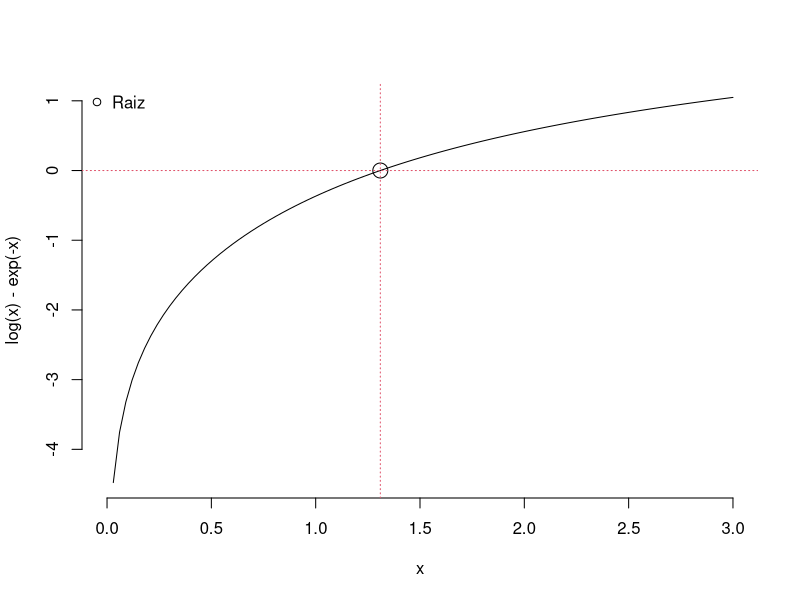
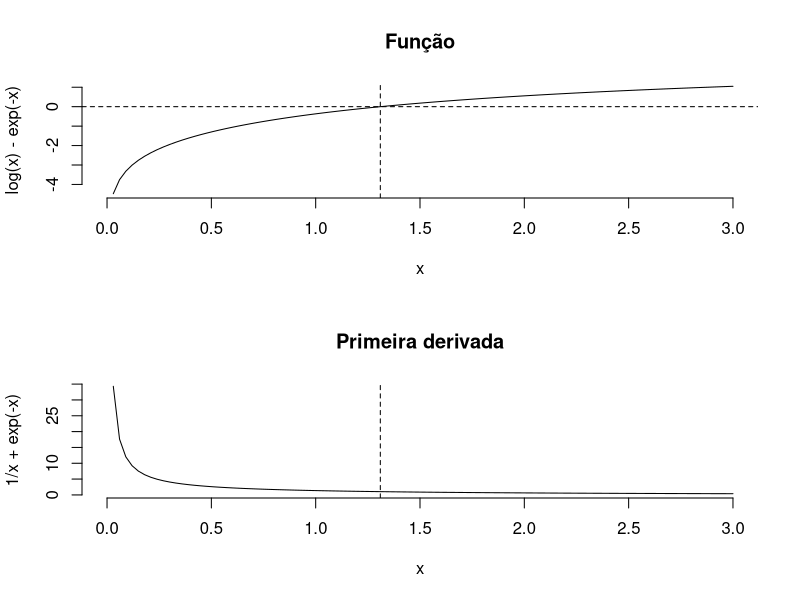
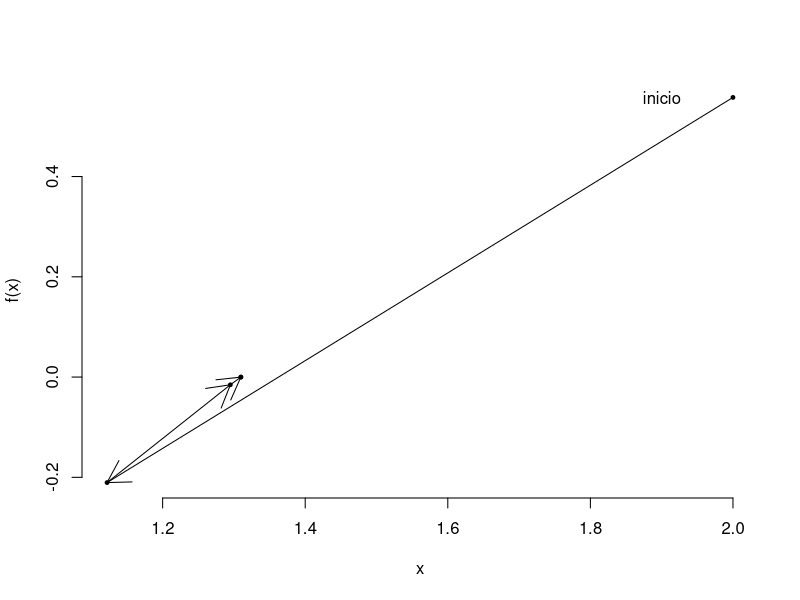
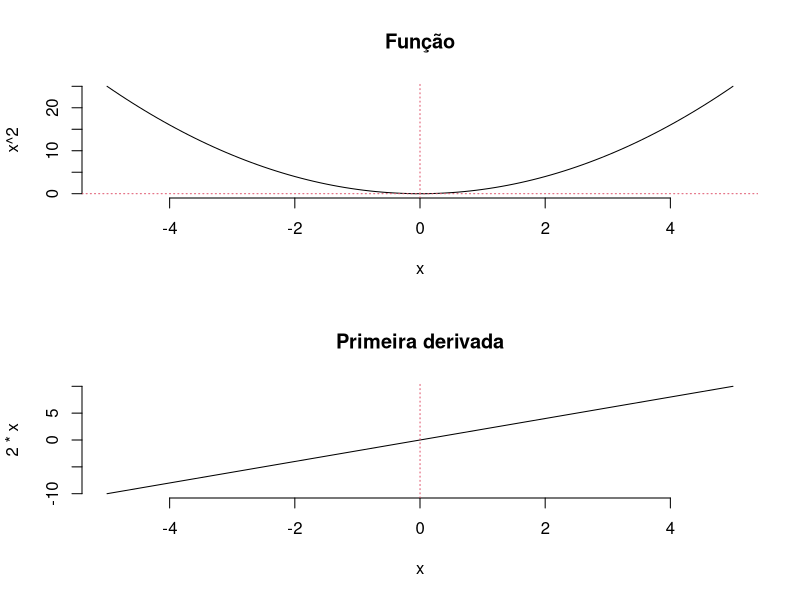
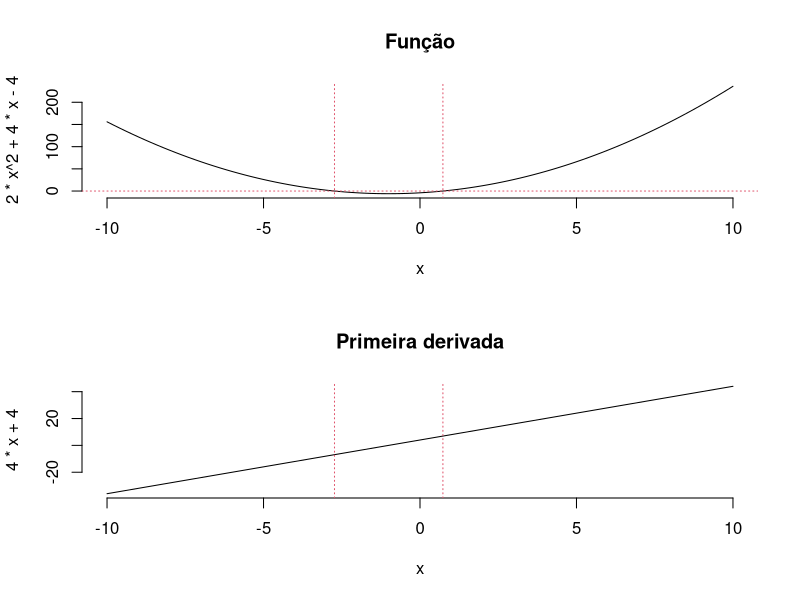
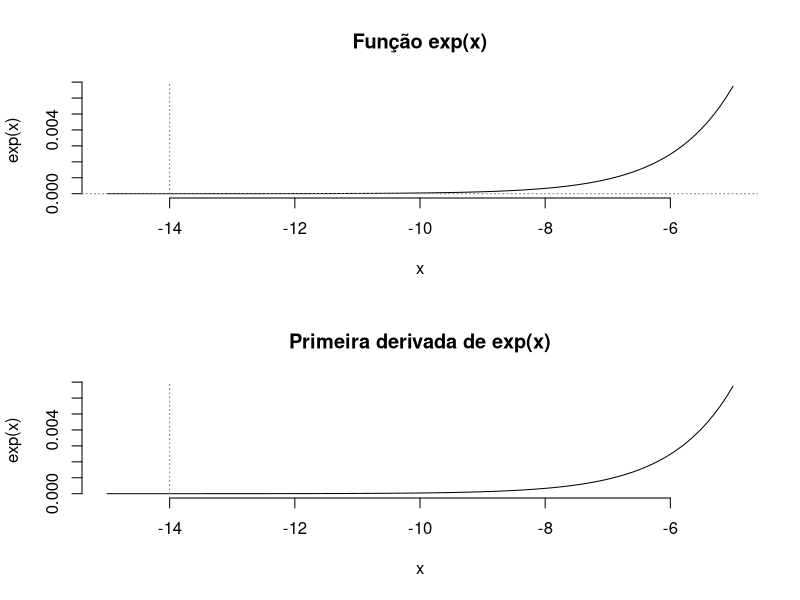

Write the R code that produced these figures, in order.
bhaskara<-function(a,b,c) {
    delta = b*b - 4*a*c
    if(delta < 0) {
        print("A equacão não possui raizes reais.\n");
        saida<-c(NA,NA)
        return(saida)
    }else{
        x1 = (-b + sqrt(delta)) / (2*a)
        x2 = (-b - sqrt(delta)) / (2*a)
        saida<-c(x1,x2)
        return(saida)
    }
}

newtonraphson <- function(ftn, x0, tol = 1e-9, max.iter = 100) {
    x <- x0
    fx <- ftn(x)
    iter <- 0

    while ((abs(fx[1]) > tol) && (iter < max.iter)) {
        x <- x - fx[1]/fx[2]
        fx <- ftn(x)
        iter <- iter + 1
        cat("Na iteração", iter, "o valor de x foi de", x, "\n")
    }
    # A saida depende do que acontece
    if (abs(fx[1]) > tol) {
        cat("O algoritimo falhou em convergir\n")
        return(NULL)
    } else {
        cat("O algoritimo convergiu\n")
        return(x)
    }
}

##########################
#Exemplo 01
##########################
funcao <- function(x) {
    fx <- log(x) - exp(-x)
    dfx <- 1/x + exp(-x)
    return(c(fx, dfx))
}

newtonraphson(funcao, 2, 1e-06)


funcao(1.3098)

format(4.280091e-07,scientific=F)

#figura 1
jpeg("01.jpg")
curve(log(x) - exp(-x),0,3,frame=F)
points(1.3098,funcao(1.3098)[1],cex=2)
abline(v=1.3098,h=funcao(1.3098)[1],lty=3,col=2)
legend("topleft",legend="Raiz",pch=1,bty="n")
dev.off()

#figura 2
jpeg("02.jpg")
par(mfrow=c(2,1))
curve(log(x) - exp(-x),0,3,frame=F,main="Função")
abline(v=1.3098,h=funcao(1.3098)[1],lty=2)
curve(1/x + exp(-x),0,3,frame=F,main="Primeira derivada")
abline(v=1.3098,lty=2)
dev.off()

jpeg("03.jpg")
pontos<-c(2,1.12202,1.294997,1.309709,1.3098)
plot(pontos,log(pontos)-exp(-pontos),type="p",pch=19,cex=0.5,frame=F,xlab="x",ylab="f(x)")
text(pontos[1]-0.1,(log(pontos)-exp(-pontos))[1],"inicio")
#ps, a ultima seta não tem tamanho suficiente para o gráfico
for(i in 1:5) {
    arrows(pontos[i],(log(pontos)-exp(-pontos))[i],pontos[i+1],(log(pontos)-exp(-pontos))[i+1])
}
dev.off()

###########################3
#Exemplo 2
############################
funcao <- function(x) {
    fx <- x^2
    dfx <- 2*x
    return(c(fx, dfx))
}

newtonraphson(funcao, 10, 1e-06)
format(1e-06,scientific=F)

bhaskara(1,0,0)

#figura 3
jpeg("04.jpg")
par(mfrow=c(2,1))
curve(x^2,-5,5,frame=F,main="Função")
abline(v=0,h=0.0006103516,lty=3,col=2)
curve(2*x,-5,5,frame=F,main="Primeira derivada")
abline(v=0.0006103516,lty=3,col=2)
dev.off()


###################
#Exemplo 3
###################
funcao <- function(x) {
    fx <- 2*x^2+4*x-4
    dfx <- 4*x+4
    return(c(fx, dfx))
}

bhaskara(2,4,-4)

newtonraphson(funcao, 10, 1e-06)
newtonraphson(funcao,-10, 1e-06)

jpeg("05.jpg")
par(mfrow=c(2,1))
curve(2*x^2+4*x-4,-10,10,frame=F,main="Função")
abline(h=0,lty=3,col=2)
abline(v=0.7320508,lty=3,col=2)
abline(v=-2.732051,lty=3,col=2)
curve(4*x+4,-10,10,frame=F,main="Primeira derivada")
abline(v=0.7320508,lty=3,col=2)
abline(v=-2.732051,lty=3,col=2)
dev.off()

###############
#exemplo 4
###############

funcao <- function(x) {
    fx <- exp(x)
    dfx <- exp(x)
    return(c(fx, dfx))
}

newtonraphson(funcao, 10, 1e-06,100)

jpeg("06.jpg")
par(mfrow=c(2,1))
curve(exp(x),-15,-5,main="Função exp(x)",frame=F)
abline(h=0,v=-14,lty=3,col=2)
curve(exp(x),-15,-5,main="Primeira derivada de exp(x)",frame=F)
abline(v=-14,lty=3,col=2)
dev.off()
